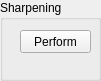
   <widget class="QGroupBox" name="groupBoxSharpening">
    <property name="geometry">
     <rect>
      <x>230</x>
      <y>130</y>
      <width>101</width>
      <height>81</height>
     </rect>
    </property>
    <property name="title">
     <string>Sharpening</string>
    </property>
    <widget class="QWidget" name="layoutWidget">
     <property name="geometry">
      <rect>
       <x>1010</x>
       <y>30</y>
       <width>515</width>
       <height>110</height>
      </rect>
     </property>
     <layout class="QVBoxLayout" name="verticalLayout_4">
      <item>
       <layout class="QGridLayout" name="gridLayout_18">
        <item row="0" column="3">
         <widget class="QDoubleSpinBox" name="doubleSpinBoxSharpeningGaussianSigma">
          <property name="maximum">
           <double>100.000000000000000</double>
          </property>
          <property name="singleStep">
           <double>0.010000000000000</double>
          </property>
         </widget>
        </item>
        <item row="0" column="1">
         <widget class="QSpinBox" name="spinBoxSharpeningKernelSize">
          <property name="suffix">
           <string/>
          </property>
          <property name="minimum">
           <number>3</number>
          </property>
          <property name="maximum">
           <number>21</number>
          </property>
          <property name="singleStep">
           <number>2</number>
          </property>
         </widget>
        </item>
        <item row="0" column="2">
         <widget class="QLabel" name="labelSharpeningGaussianSigma">
          <property name="text">
           <string>Gaussian Sigma:</string>
          </property>
         </widget>
        </item>
        <item row="0" column="0">
         <widget class="QLabel" name="labelSharpeningKernelSize">
          <property name="text">
           <string>Kernel Size: </string>
          </property>
         </widget>
        </item>
       </layout>
      </item>
      <item>
       <layout class="QGridLayout" name="gridLayout_19">
        <item row="0" column="1">
         <widget class="QComboBox" name="comboBoxSharpeningPaddingMethod">
          <item>
           <property name="text">
            <string>Border Replicate - aaaaaa|abcdefgh|hhhhhhh</string>
           </property>
          </item>
          <item>
           <property name="text">
            <string>Border Reflect - fedcba|abcdefgh|hgfedcb</string>
           </property>
          </item>
          <item>
           <property name="text">
            <string>Border Reflect 101 - gfedcb|abcdefgh|gfedcba</string>
           </property>
          </item>
          <item>
           <property name="text">
            <string>Border Wrap - cdefgh|abcdefgh|abcdefg</string>
           </property>
          </item>
         </widget>
        </item>
        <item row="0" column="0">
         <widget class="QLabel" name="labelSharpeningPaddingMethod">
          <property name="text">
           <string>Image Padding Method: </string>
          </property>
         </widget>
        </item>
       </layout>
      </item>
      <item>
       <layout class="QGridLayout" name="gridLayout_20">
        <item row="0" column="1">
         <widget class="QDoubleSpinBox" name="doubleSpinBoxSharpeningFilterWeight">
          <property name="decimals">
           <number>3</number>
          </property>
          <property name="minimum">
           <double>-100.000000000000000</double>
          </property>
          <property name="maximum">
           <double>100.000000000000000</double>
          </property>
          <property name="singleStep">
           <double>0.001000000000000</double>
          </property>
          <property name="value">
           <double>-0.500000000000000</double>
          </property>
         </widget>
        </item>
        <item row="0" column="0">
         <widget class="QLabel" name="labelSharpeningFilterWeight">
          <property name="text">
           <string>Filter Weight:</string>
          </property>
         </widget>
        </item>
       </layout>
      </item>
     </layout>
    </widget>
    <widget class="QPushButton" name="buttonSharpeningPerform">
     <property name="geometry">
      <rect>
       <x>20</x>
       <y>30</y>
       <width>71</width>
       <height>23</height>
      </rect>
     </property>
     <property name="text">
      <string>Perform</string>
     </property>
    </widget>
    <zorder>layoutWidget</zorder>
    <zorder>buttonSharpeningPerform</zorder>
    <zorder>tabWidget</zorder>
   </widget>
